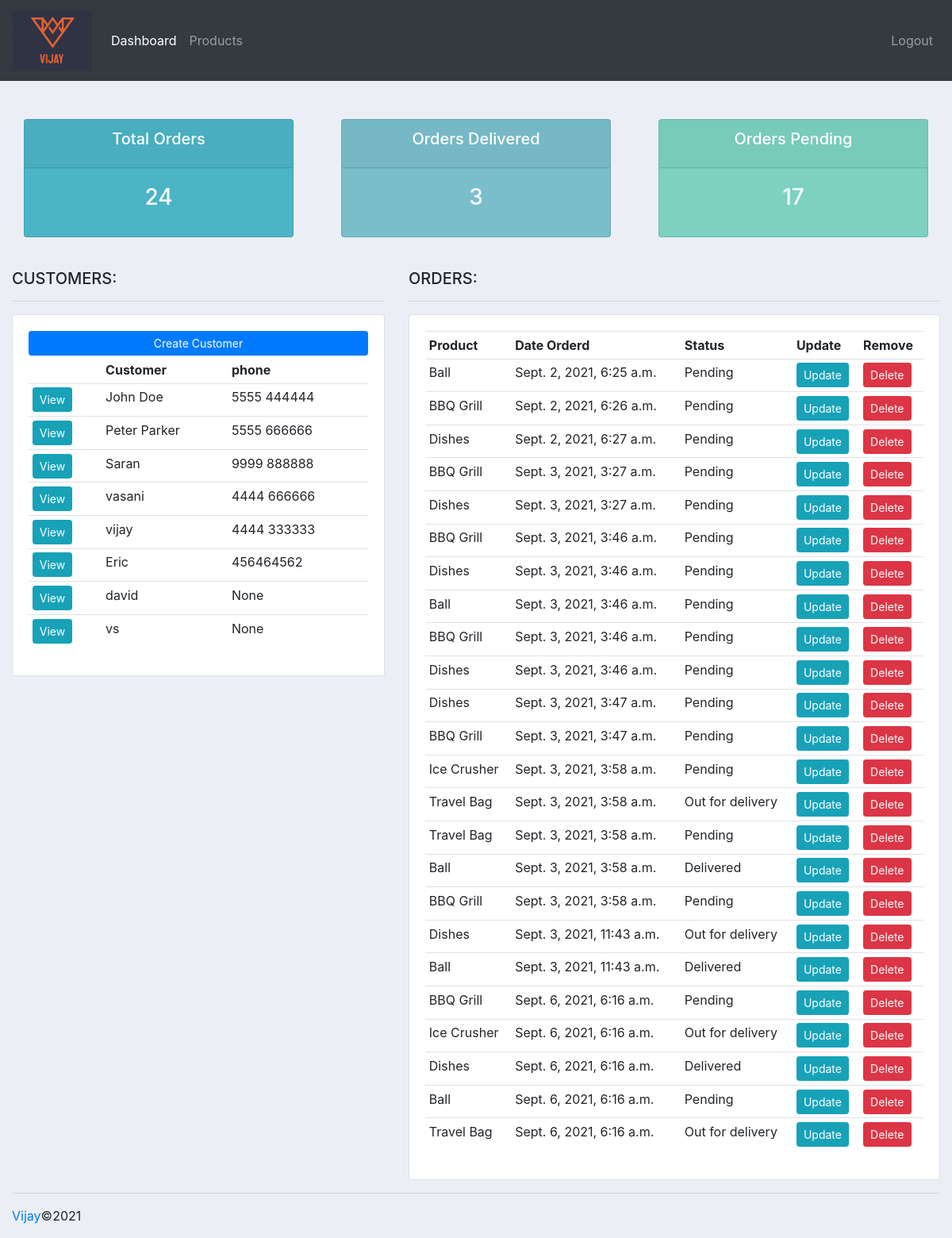
The app's page / (signed in) with its own data.
### accounts/models.py (models this page shows, shortened)
class Customer(models.Model):
    user = models.OneToOneField(User, null=True,blank=True, on_delete=models.CASCADE)
    name = models.CharField(max_length=200, null=True)
    phone = models.CharField(max_length=200, null=True)
    email = models.CharField(max_length=200, null=True)
    date_created = models.DateTimeField(auto_now_add=True, null=True)
    profile_pic = models.ImageField(default ="profile1.png",null=True, blank=True)

class Order(models.Model):
    STATUS = [
        ('Pending', 'Pending'),
        ('Out for delivery', 'Out for delivery'),
        ('Delivered', 'Delivered'),
    ]
    customer = models.ForeignKey(Customer, null=True, on_delete=models.SET_NULL)
    product = models.ForeignKey(Product, null=True, on_delete=models.SET_NULL)
    date_created = models.DateTimeField(auto_now_add=True, null=True)
    status = models.CharField(max_length=200, choices=STATUS ,null=True)
    note =  models.CharField(max_length=200,null=True)

class Product(models.Model):
    CATEGORY = [
        ('Indoor','Indoor'),
        ('Outdoor','Outdoor'),
    ]
    name = models.CharField(max_length=200, null=True)
    price = models.FloatField(null=True)
    category = models.CharField(max_length=200, choices=CATEGORY ,null=True)
    description = models.CharField(max_length=200, null=True)
    date_created = models.DateTimeField(auto_now_add=True, null=True)
    tags = models.ManyToManyField(Tag)
    def __str__(self):
        return self.name

### accounts/decorators.py (the view)
        def wrapper_func(request, *args, **kwargs):
            group = None
            if request.user.groups.exists():
                group = request.user.groups.all()[0].name
            if group == 'customer':
                return redirect('user')
            if group == 'admin':
                return view_func(request, *args, **kwargs)
            else:
                return HttpResponse('You are not authourized to view this page')

### accounts/views.py (called while the page is built)
@login_required(login_url='login')
@admin_only
def home(request):
    orders = Order.objects.all()
    customers = Customer.objects.all()
    total_customers = customers.count()
    total_orders = orders.count()
    pending_orders = Order.objects.filter(status='Pending').count()
    delivered_orders = Order.objects.filter(status='Delivered').count()
    context = {
        'orders':orders,
        'customers':customers,
        'total_orders':total_orders,
        'pending_orders':pending_orders,
        'delivered_orders':delivered_orders
    }
    return render(request, 'accounts/dashboard.html', context)

### accounts/templates/accounts/dashboard.html (shortened to what this page needs)
{%  extends 'accounts/main.html' %}
{% block content %}
<br>
{% include 'accounts/status.html' %}
<br>
<div class="row">
	<div class="col-md-5">
		<h5>CUSTOMERS:</h5>
		<hr>
		<div class="card card-body">
			<a class="btn btn-primary  btn-sm btn-block" href="">Create Customer</a>
			<table class="table table-sm">
				<tr>
					<th></th>
					<th>Customer</th>
					<th>phone</th>
				</tr>
				{% for customer in customers %}
				<tr>
					<td><a href="{% url 'customer' customer.id %}" class="btn btn-sm btn-info">View</a></td>
					<td>
						{{ customer.name }}
					</td>
					<td>
						{{ customer.phone }}
					</td>
				</tr>
				{% endfor %}
			</table>
		</div>
	</div>
	<div class="col-md-7">
		<h5>ORDERS:</h5>
		<hr>
		<div class="card card-body">
			<table class="table table-sm">
				<tr>
					<th>Product</th>
					<th>Date Orderd</th>
					<th>Status</th>
					<th>Update</th>
					<th>Remove</th>
				</tr>
				{% for order in orders %}
					<tr>
						<td>
							{{ order.product }}
						</td>
						<td>
							{{ order.date_created }}
						</td>
						<td>
							{{ order.status }}
						</td>
						<td><a href="{% url 'updateOrder' order.id %}" class="btn btn-sm btn-info">Update</a></td>
						<td><a href="{% url 'deleteOrder' order.id %}" class="btn btn-sm btn-danger">Delete</a></td>
					</tr>
				{% endfor %}
			</table>
		</div>
	</div>
</div>
{% endblock %}

### static/css/main.css (style rules this page uses)
body { background-color: #ebeff5; }

### records on screen
Customer: name "John Doe", phone "5555 444444"
Customer: name "Peter Parker", phone "5555 666666"
Customer: name "Saran", phone "9999 888888"
Customer: name "vasani", phone "4444 666666"
Customer: name "vijay", phone "4444 333333"
Customer: name "Eric", phone "456464562"
Customer: name "david", phone "None"
Customer: name "vs", phone "None"
Order: product "Ball", date_created "Sept. 2, 2021, 6:25 a.m.", status "Pending"
Order: product "BBQ Grill", date_created "Sept. 2, 2021, 6:26 a.m.", status "Pending"
Order: product "Dishes", date_created "Sept. 2, 2021, 6:27 a.m.", status "Pending"
Order: product "BBQ Grill", date_created "Sept. 3, 2021, 3:27 a.m.", status "Pending"
Order: product "Dishes", date_created "Sept. 3, 2021, 3:27 a.m.", status "Pending"
Order: product "BBQ Grill", date_created "Sept. 3, 2021, 3:46 a.m.", status "Pending"
Order: product "Dishes", date_created "Sept. 3, 2021, 3:46 a.m.", status "Pending"
Order: product "Ball", date_created "Sept. 3, 2021, 3:46 a.m.", status "Pending"
Order: product "BBQ Grill", date_created "Sept. 3, 2021, 3:46 a.m.", status "Pending"
Order: product "Dishes", date_created "Sept. 3, 2021, 3:46 a.m.", status "Pending"
Order: product "Dishes", date_created "Sept. 3, 2021, 3:47 a.m.", status "Pending"
Order: product "BBQ Grill", date_created "Sept. 3, 2021, 3:47 a.m.", status "Pending"
Order: product "Ice Crusher", date_created "Sept. 3, 2021, 3:58 a.m.", status "Pending"
Order: product "Travel Bag", date_created "Sept. 3, 2021, 3:58 a.m.", status "Out for delivery"
Order: product "Travel Bag", date_created "Sept. 3, 2021, 3:58 a.m.", status "Pending"
Order: product "Ball", date_created "Sept. 3, 2021, 3:58 a.m.", status "Delivered"
Order: product "BBQ Grill", date_created "Sept. 3, 2021, 3:58 a.m.", status "Pending"
Order: product "Dishes", date_created "Sept. 3, 2021, 11:43 a.m.", status "Out for delivery"
Order: product "Ball", date_created "Sept. 3, 2021, 11:43 a.m.", status "Delivered"
Order: product "BBQ Grill", date_created "Sept. 6, 2021, 6:16 a.m.", status "Pending"
Order: product "Ice Crusher", date_created "Sept. 6, 2021, 6:16 a.m.", status "Out for delivery"
Order: product "Dishes", date_created "Sept. 6, 2021, 6:16 a.m.", status "Delivered"
Order: product "Ball", date_created "Sept. 6, 2021, 6:16 a.m.", status "Pending"
Order: product "Travel Bag", date_created "Sept. 6, 2021, 6:16 a.m.", status "Out for delivery"

### other values on screen
{{ total_orders }} "24"
{{ delivered_orders }} "3"
{{ pending_orders }} "17"
